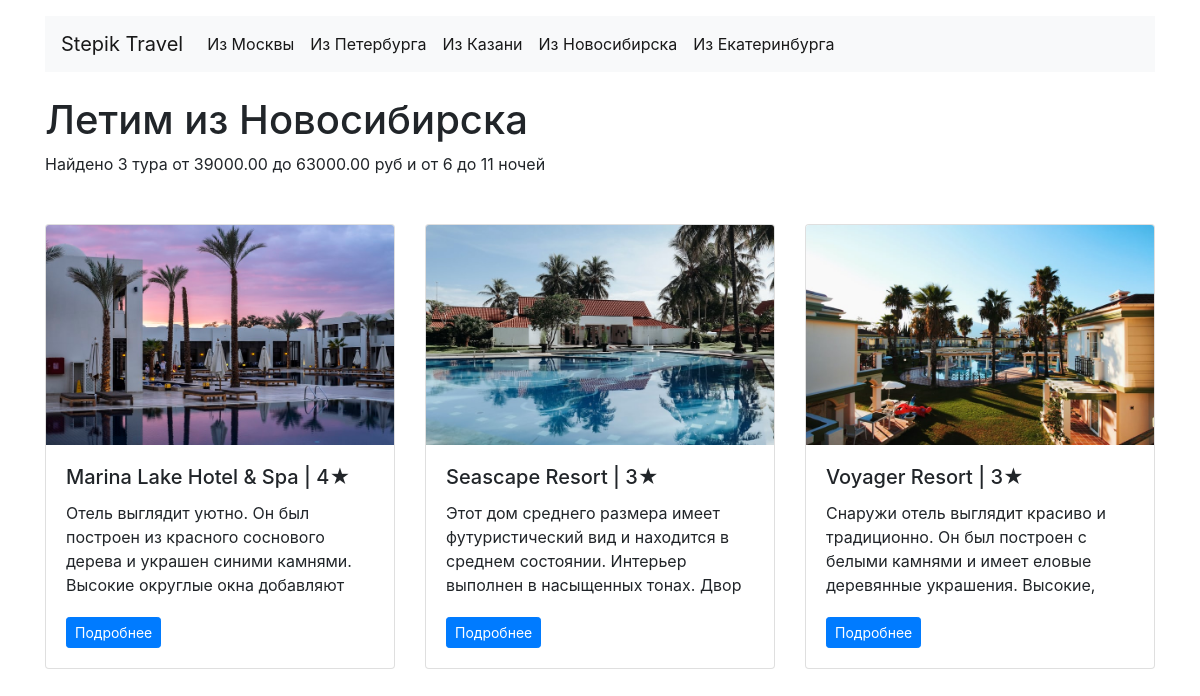
The page /depature/nsk/ on the database its author committed.
### tours/models.py (models this page shows, shortened)
class Departure(models.Model):
    name = models.CharField(
        max_length=200,
        verbose_name='Название пути'
    )
    slug = models.SlugField(
        max_length=20,
        verbose_name='Слаг',
        null=True,
        blank=True
    )
    class Meta:
        verbose_name = 'Путь'
        verbose_name_plural = 'Пути'
    def __str__(self):
        return self.name
    def get_absolute_url(self):
        return reverse('departure', kwargs={"slug": self.slug})

class Tour(models.Model):
    name = models.CharField(
        max_length=200,
        verbose_name='Название тура'
    )
    description = models.TextField(
        max_length=3000,
        verbose_name='Описание тура'
    )
    departure = models.ForeignKey(
        Departure,
        on_delete=models.CASCADE,
        verbose_name='Название пути',
        blank=True,
        null=True
    )
    image = models.ImageField(
        upload_to='photos/%Y/%m/%d/',
        verbose_name='Изображение'
    )
    price = models.DecimalField(
        max_digits=10,
        decimal_places=2,
        verbose_name='Цена тура'
    )
    stars = models.PositiveIntegerField(
        blank=True,
        null=True,
        default=0,
        verbose_name='Кол-во звёзд у тура'
    )
    country = models.CharField(
        max_length=30,
        verbose_name='Страна тура',
        blank=True, null=True
    )
    date = models.DateField(
        auto_now=False,
        auto_now_add=False,
        verbose_name='Дата начла тура',
        blank=True, null=True
    )
    duration = models.PositiveSmallIntegerField(
        default=0,
        verbose_name='Продолжительность тура'
    )
    class Meta:
        verbose_name = 'Тур'
        verbose_name_plural = 'Туры'
    def get_absolute_url(self):
        return reverse('tour_detail', args=[str(self.pk)])

### tours/views.py (the view)
# urls.py: path('depature/<str:slug>/', DepartureView.as_view(), name='departure'),
class DepartureView(View):
    def get(self, request, slug):
        max_duration = 0
        min_duration = 30000
        max_price = 0
        min_price = 300000
        departures = Departure.objects.all()
        local_departure = Departure.objects.get(slug=slug)
        tours = Tour.objects.filter(departure=local_departure.id).order_by('name')
        count_tours = tours.count()
        for tour in tours:
            if tour.price < min_price:
                min_price = tour.price
            if tour.price > max_price:
                max_price = tour.price
            if tour.duration > max_duration:
                max_duration = tour.duration
            if tour.duration < min_duration:
                min_duration = tour.duration
        context = {
            'departures': departures,
            'tours': tours,
            'loc_dep': local_departure,
            'count_tours': count_tours,
            'min_duration': min_duration,
            'max_duration': max_duration,
            'min_price': min_price,
            'max_price': max_price,
        }
        return render(
            request,
            'departure/departure.html',
            context=context
        )

### tours/templatetags/ru_pluralize.py (called while the page is built)
@register.filter()
def ru_pluralize(number: Union[int, str], arg: str = 'дурак, дурака, дураков'):
    nominative_singular, genitive_singular, genitive_plural = arg.split(',')
    number = abs(int(number))
    if 10 <= number % 100 <= 20:
        return f'{number} {genitive_plural}'
    if number % 10 == 1:
        return f'{number} {nominative_singular}'
    if 2 <= number % 10 <= 4:
        return f'{number} {genitive_singular}'
    return f'{number} {genitive_plural}'

### tours/templates/departure/departure.html (shortened to what this page needs)
{% extends 'base.html' %}
{% load ru_pluralize %}
{% block content %}
<main class="container mt-3">
    <h1 class="display-5 mt-4">Летим из {{ loc_dep }}</h1>
    <p class="mb-4">
        Найдено {{ count_tours|ru_pluralize:"тур, тура, туров" }}
        от {{ min_price }} до {{ max_price }} руб и от {{ min_duration }} до {{ max_duration }} ночей
    </p>
</main>
{% endblock %}

### templates/inc/_header.html (shortened to what this page needs)
<header class="container mt-3">
    <nav class="navbar navbar-expand-lg navbar-light bg-light">
        <a class="navbar-brand" href="{% url 'home' %}">Stepik Travel</a>
        <div class="collapse navbar-collapse" id="navbarNav">
            {% for departure in departures %}
            <ul class="navbar-nav">
                <li class="nav-item active">
                    <a class="nav-link {% if request.path == departure.get_absolute_url %}active{% endif %}"
                       href="{{ departure.get_absolute_url }}">Из {{ departure.name }}</a>
                </li>
            </ul>
            {% endfor %}
        </div>
    </nav>
</header>

### templates/inc/_cards.html
<main class="container mt-3">
    <div class="row mt-5">
        {% for tour in tours %}
        <div class="col-4">
            <div class="card mb-4">
                <div class="embed-responsive embed-responsive-16by9">
                    <a href="{{ tour.get_absolute_url }}" class="btn btn-sm btn-primary"><img
                            class="card-img-top embed-responsive-item" src="{{tour.image.url}}" alt="img"/></a>
                </div>
                <div class="card-body">
                    <h2 class="h5 card-title">{{tour.name}} | {{ tour.stars }}★</h2>
                    <p class="card-text text">{{ tour.description }}</p>
                    <a href="{{ tour.get_absolute_url }}" class="btn btn-sm btn-primary">Подробнее</a>
                </div>
            </div>
        </div>
        {% endfor %}
    </div>
</main>

### tours/static/style.css (style rules this page uses)
.text { width: 100%; height: 100px; overflow: hidden; text-overflow: ellipsis; }

### rows shown on the page
Departure: name "Москвы"
Departure: name "Петербурга"
Departure: name "Казани"
Departure: name "Новосибирска"
Departure: name "Екатеринбурга"
Tour: price "39000.00", image (picture), name "Seascape Resort", stars "3", description "Этот дом среднего размера имеет футуристический вид и находится в среднем состоянии. Интерьер выполнен в насыщенных тонах. Двор…"
Tour: price "63000.00", image (picture), name "Voyager Resort", stars "3", description "Снаружи отель выглядит красиво и традиционно. Он был построен с белыми камнями и имеет еловые деревянные украшения. Высокие,…"
Tour: image (picture), name "Marina Lake Hotel & Spa", stars "4", description "Отель выглядит уютно. Он был построен из красного соснового дерева и украшен синими камнями. Высокие округлые окна добавляют…"

### other values the page prints
{{ count_tours|ru_pluralize:"тур, тура, туров" }} "3 тура"
{{ min_duration }} "6"
{{ max_duration }} "11"
